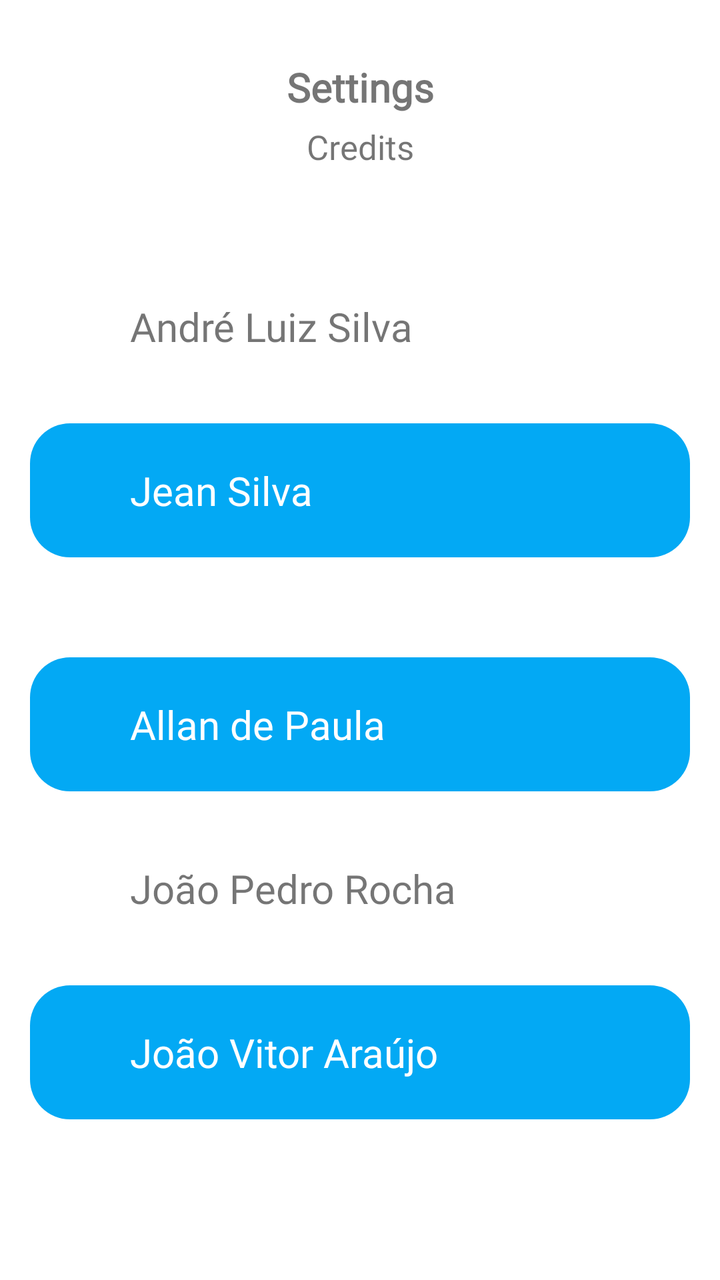
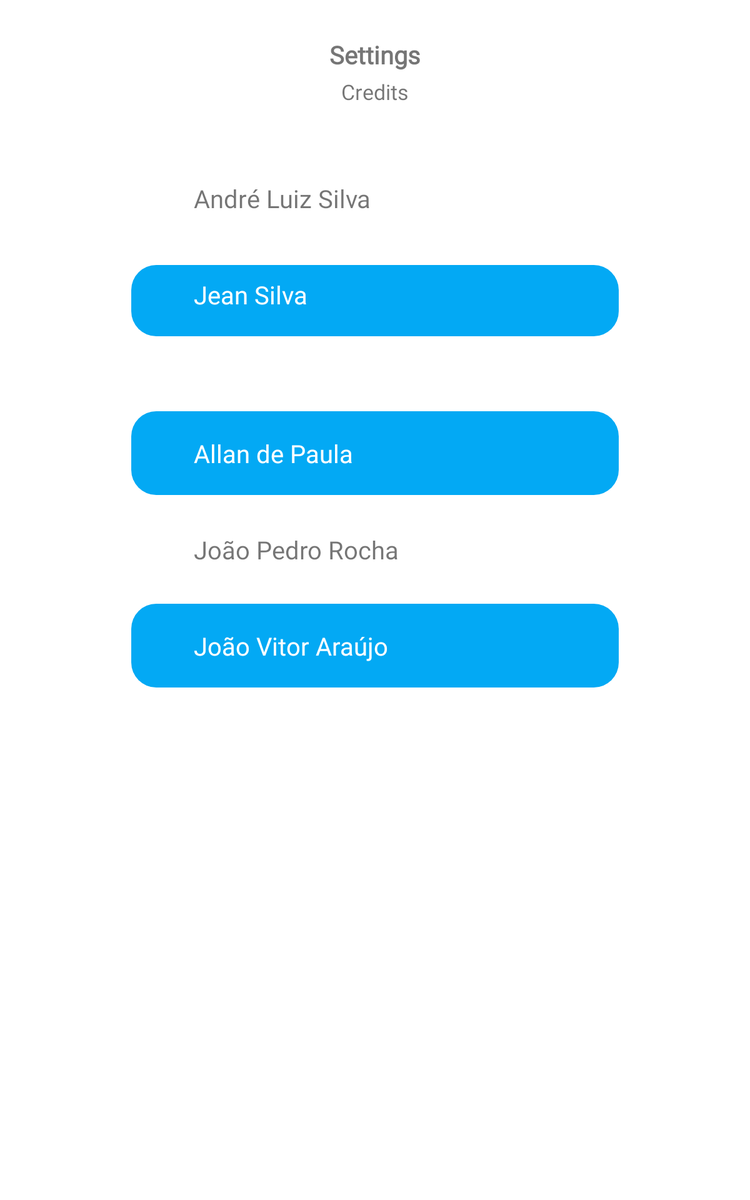

An Android layout and its configuration variant, each rendered on a device that would load it. The default file and the variant file are quoted in full after the pictures.
<!-- AndroidManifest.xml: application theme AppTheme -->
<!-- res/layout/activity_settings_credits.xml -->
<?xml version="1.0" encoding="utf-8"?>
<androidx.constraintlayout.widget.ConstraintLayout xmlns:android="http://schemas.android.com/apk/res/android"
    xmlns:app="http://schemas.android.com/apk/res-auto"
    xmlns:tools="http://schemas.android.com/tools"
    android:layout_width="match_parent"
    android:layout_height="match_parent"
    android:background="@color/background"
    tools:context=".SettingsActivity"
    tools:ignore="HardcodedText">
    
    <androidx.constraintlayout.widget.ConstraintLayout
        android:id="@+id/activity_title_layout"
        android:layout_width="wrap_content"
        android:layout_height="wrap_content"
        android:padding="30dp"
        app:layout_constraintTop_toTopOf="parent"
        app:layout_constraintStart_toStartOf="parent"
        app:layout_constraintEnd_toEndOf="parent">
        
        <TextView
            android:id="@+id/activity_title"
            android:layout_width="wrap_content"
            android:layout_height="wrap_content"
            android:text="@string/settings"
            android:textStyle="bold"
            android:textSize="20sp"
            app:layout_constraintTop_toTopOf="parent"
            app:layout_constraintStart_toStartOf="parent"
            app:layout_constraintEnd_toEndOf="parent" />
        
        <TextView
            android:id="@+id/activity_subtitle"
            android:layout_width="wrap_content"
            android:layout_height="wrap_content"
            android:layout_marginTop="5dp"
            android:text="@string/credits"
            android:textSize="17sp"
            android:visibility="visible"
            app:layout_constraintTop_toBottomOf="@+id/activity_title"
            app:layout_constraintStart_toStartOf="parent"
            app:layout_constraintEnd_toEndOf="parent" />
    
    </androidx.constraintlayout.widget.ConstraintLayout>
    
    <androidx.constraintlayout.widget.ConstraintLayout
        android:layout_width="wrap_content"
        android:layout_height="wrap_content"
        android:layout_marginTop="15dp"
        app:layout_constraintTop_toBottomOf="@+id/activity_title_layout"
        app:layout_constraintStart_toStartOf="parent"
        app:layout_constraintEnd_toEndOf="parent">
    
        <androidx.constraintlayout.widget.ConstraintLayout
            android:id="@+id/credit_andre_luiz_silva"
            android:layout_width="330dp"
            android:layout_height="wrap_content"
            android:paddingTop="20dp"
            android:paddingStart="50dp"
            android:paddingEnd="50dp"
            android:paddingBottom="20dp"
            android:background="@drawable/setting"
            app:layout_constraintTop_toTopOf="parent"
            app:layout_constraintStart_toStartOf="parent"
            app:layout_constraintEnd_toEndOf="parent">
        
            <TextView
                android:layout_width="wrap_content"
                android:layout_height="wrap_content"
                android:text="André Luiz Silva"
                android:textSize="20sp"
                app:layout_constraintTop_toTopOf="parent"
                app:layout_constraintStart_toStartOf="parent"
                app:layout_constraintBottom_toBottomOf="parent" />
    
        </androidx.constraintlayout.widget.ConstraintLayout>
    
        <androidx.constraintlayout.widget.ConstraintLayout
            android:id="@+id/credit_jean_silva"
            android:layout_width="330dp"
            android:layout_height="wrap_content"
            android:layout_marginTop="15dp"
            android:paddingTop="20dp"
            android:paddingStart="50dp"
            android:paddingEnd="50dp"
            android:paddingBottom="20dp"
            android:background="@drawable/setting_link"
            app:layout_constraintTop_toBottomOf="@+id/credit_andre_luiz_silva"
            app:layout_constraintStart_toStartOf="parent"
            app:layout_constraintEnd_toEndOf="parent">
        
            <TextView
                android:layout_width="wrap_content"
                android:layout_height="wrap_content"
                android:text="Jean Silva"
                android:textColor="@android:color/white"
                android:textSize="20sp"
                app:layout_constraintTop_toTopOf="parent"
                app:layout_constraintStart_toStartOf="parent"
                app:layout_constraintBottom_toBottomOf="parent" />
    
        </androidx.constraintlayout.widget.ConstraintLayout>
    
        <androidx.constraintlayout.widget.ConstraintLayout
            android:id="@+id/credit_allan_de_paula"
            android:layout_width="330dp"
            android:layout_height="wrap_content"
            android:layout_marginTop="50dp"
            android:paddingTop="20dp"
            android:paddingStart="50dp"
            android:paddingEnd="50dp"
            android:paddingBottom="20dp"
            android:background="@drawable/setting_link"
            app:layout_constraintTop_toBottomOf="@+id/credit_jean_silva"
            app:layout_constraintStart_toStartOf="parent"
            app:layout_constraintEnd_toEndOf="parent">
        
            <TextView
                android:layout_width="wrap_content"
                android:layout_height="wrap_content"
                android:text="Allan de Paula"
                android:textColor="@android:color/white"
                android:textSize="20sp"
                app:layout_constraintTop_toTopOf="parent"
                app:layout_constraintStart_toStartOf="parent"
                app:layout_constraintBottom_toBottomOf="parent" />
    
        </androidx.constraintlayout.widget.ConstraintLayout>
    
        <androidx.constraintlayout.widget.ConstraintLayout
            android:id="@+id/credit_joao_pedro_rocha"
            android:layout_width="330dp"
            android:layout_height="wrap_content"
            android:layout_marginTop="15dp"
            android:paddingTop="20dp"
            android:paddingStart="50dp"
            android:paddingEnd="50dp"
            android:paddingBottom="20dp"
            android:background="@drawable/setting"
            app:layout_constraintTop_toBottomOf="@+id/credit_allan_de_paula"
            app:layout_constraintStart_toStartOf="parent"
            app:layout_constraintEnd_toEndOf="parent">
        
            <TextView
                android:layout_width="wrap_content"
                android:layout_height="wrap_content"
                android:text="João Pedro Rocha"
                android:textSize="20sp"
                app:layout_constraintTop_toTopOf="parent"
                app:layout_constraintStart_toStartOf="parent"
                app:layout_constraintBottom_toBottomOf="parent" />
    
        </androidx.constraintlayout.widget.ConstraintLayout>
    
        <androidx.constraintlayout.widget.ConstraintLayout
            android:id="@+id/credit_joao_vitor_araujo"
            android:layout_width="330dp"
            android:layout_height="wrap_content"
            android:layout_marginTop="15dp"
            android:paddingTop="20dp"
            android:paddingStart="50dp"
            android:paddingEnd="50dp"
            android:paddingBottom="20dp"
            android:background="@drawable/setting_link"
            app:layout_constraintTop_toBottomOf="@+id/credit_joao_pedro_rocha"
            app:layout_constraintStart_toStartOf="parent"
            app:layout_constraintEnd_toEndOf="parent">
        
            <TextView
                android:layout_width="wrap_content"
                android:layout_height="wrap_content"
                android:text="João Vitor Araújo"
                android:textColor="@android:color/white"
                android:textSize="20sp"
                app:layout_constraintTop_toTopOf="parent"
                app:layout_constraintStart_toStartOf="parent"
                app:layout_constraintBottom_toBottomOf="parent" />
    
        </androidx.constraintlayout.widget.ConstraintLayout>
        
    </androidx.constraintlayout.widget.ConstraintLayout>

</androidx.constraintlayout.widget.ConstraintLayout>
<!-- resources referenced by this layout -->
<resources>
  <color name="background">@android:color/white</color>
  <!-- drawable setting (drawable) -->
  <?xml version="1.0" encoding="utf-8"?>
  <selector xmlns:android="http://schemas.android.com/apk/res/android">
      
      <item android:state_pressed="false">
          <shape>
              <solid android:color="@color/setting" />
              <corners android:radius="20dp" />
          </shape>
      </item>
      
      <item android:state_pressed="true">
          <shape>
              <solid android:color="@color/setting_pressed" />
              <corners android:radius="20dp" />
          </shape>
      </item>
      
  </selector>
  <!-- drawable setting_link (drawable) -->
  <?xml version="1.0" encoding="utf-8"?>
  <selector xmlns:android="http://schemas.android.com/apk/res/android">
      
      <item android:state_pressed="false">
          <shape>
              <solid android:color="@color/setting_link" />
              <corners android:radius="20dp" />
          </shape>
      </item>
      
      <item android:state_pressed="true">
          <shape>
              <solid android:color="#0272A5" />
              <corners android:radius="20dp" />
          </shape>
      </item>
      
  </selector>
  <string name="credits">Credits</string>
  <string name="settings">Settings</string>
  <style name="AppTheme" parent="Theme.AppCompat.DayNight.NoActionBar">
  
      <item name="colorPrimary">@color/colorPrimary</item>
      <item name="colorPrimaryDark">@color/colorPrimaryDark</item>
      <item name="colorAccent">#2196F3</item>
  
      <item name="android:statusBarColor" tools:targetApi="21">@android:color/black</item>
      <item name="android:navigationBarColor" tools:targetApi="21">@android:color/black</item>
  
      <item name="android:fontFamily">@font/sf_pro_display</item>
      <item name="android:textAllCaps">false</item>
      <item name="android:textColor">?android:attr/textColor</item>
      <item name="android:lineHeight" tools:targetApi="28">22dp</item>
      <item name="android:buttonStyle">?android:attr/borderlessButtonStyle</item>
      <item name="android:scrollbars">none</item>
  
    </style>
  <color name="setting">#F7F7F7</color>
  <color name="setting_pressed">#F0F0F0</color>
  <color name="setting_link">#03A9F4</color>
  <color name="colorPrimary">#008577</color>
  <color name="colorPrimaryDark">#00574B</color>
</resources>
<!-- res/layout-w480dp-large/activity_settings_credits.xml (the repository's variant of the layout above) -->
<!-- drawn on a 7-inch tablet held upright -->
<?xml version="1.0" encoding="utf-8"?>
<android.support.constraint.ConstraintLayout xmlns:android="http://schemas.android.com/apk/res/android"
    xmlns:app="http://schemas.android.com/apk/res-auto"
    xmlns:tools="http://schemas.android.com/tools"
    android:layout_width="match_parent"
    android:layout_height="match_parent"
    android:background="@color/background"
    tools:context=".SettingsActivity"
    tools:ignore="HardcodedText">
    
    <android.support.constraint.ConstraintLayout
        android:id="@+id/activity_title_layout"
        android:layout_width="wrap_content"
        android:layout_height="wrap_content"
        android:padding="30dp"
        app:layout_constraintTop_toTopOf="parent"
        app:layout_constraintStart_toStartOf="parent"
        app:layout_constraintEnd_toEndOf="parent">
        
        <TextView
            android:id="@+id/activity_title"
            android:layout_width="wrap_content"
            android:layout_height="wrap_content"
            android:text="@string/settings"
            android:textStyle="bold"
            android:textSize="20sp"
            app:layout_constraintTop_toTopOf="parent"
            app:layout_constraintStart_toStartOf="parent"
            app:layout_constraintEnd_toEndOf="parent" />
        
        <TextView
            android:id="@+id/activity_subtitle"
            android:layout_width="wrap_content"
            android:layout_height="wrap_content"
            android:layout_marginTop="5dp"
            android:text="@string/credits"
            android:textSize="17sp"
            android:visibility="visible"
            app:layout_constraintTop_toBottomOf="@+id/activity_title"
            app:layout_constraintStart_toStartOf="parent"
            app:layout_constraintEnd_toEndOf="parent" />
    
    </android.support.constraint.ConstraintLayout>
    
    <android.support.constraint.ConstraintLayout
        android:id="@+id/credit_andre_luiz_silva"
        android:layout_width="390dp"
        android:layout_height="wrap_content"
        android:layout_marginTop="10dp"
        android:paddingTop="20dp"
        android:paddingStart="50dp"
        android:paddingEnd="50dp"
        android:paddingBottom="20dp"
        android:background="@drawable/setting"
        app:layout_constraintTop_toBottomOf="@+id/activity_title_layout"
        app:layout_constraintStart_toStartOf="parent"
        app:layout_constraintEnd_toEndOf="parent">
        
        <TextView
            android:layout_width="wrap_content"
            android:layout_height="wrap_content"
            android:text="André Luiz Silva"
            android:textSize="20sp"
            app:layout_constraintTop_toTopOf="parent"
            app:layout_constraintStart_toStartOf="parent"
            app:layout_constraintBottom_toBottomOf="parent" />
    
    </android.support.constraint.ConstraintLayout>
    
    <android.support.constraint.ConstraintLayout
        android:id="@+id/credit_jean_silva"
        android:layout_width="390dp"
        android:layout_height="wrap_content"
        android:layout_marginTop="20dp"
        android:paddingTop="10dp"
        android:paddingStart="50dp"
        android:paddingEnd="50dp"
        android:paddingBottom="20dp"
        android:background="@drawable/setting_link"
        app:layout_constraintTop_toBottomOf="@+id/credit_andre_luiz_silva"
        app:layout_constraintStart_toStartOf="parent"
        app:layout_constraintEnd_toEndOf="parent">
        
        <TextView
            android:layout_width="wrap_content"
            android:layout_height="wrap_content"
            android:text="Jean Silva"
            android:textColor="@android:color/white"
            android:textSize="20sp"
            app:layout_constraintTop_toTopOf="parent"
            app:layout_constraintStart_toStartOf="parent"
            app:layout_constraintBottom_toBottomOf="parent" />
    
    </android.support.constraint.ConstraintLayout>
    
    <android.support.constraint.ConstraintLayout
        android:id="@+id/credit_allan_de_paula"
        android:layout_width="390dp"
        android:layout_height="wrap_content"
        android:layout_marginTop="60dp"
        android:paddingTop="20dp"
        android:paddingStart="50dp"
        android:paddingEnd="50dp"
        android:paddingBottom="20dp"
        android:background="@drawable/setting_link"
        app:layout_constraintTop_toBottomOf="@+id/credit_jean_silva"
        app:layout_constraintStart_toStartOf="parent"
        app:layout_constraintEnd_toEndOf="parent">
        
        <TextView
            android:layout_width="wrap_content"
            android:layout_height="wrap_content"
            android:text="Allan de Paula"
            android:textColor="@android:color/white"
            android:textSize="20sp"
            app:layout_constraintTop_toTopOf="parent"
            app:layout_constraintStart_toStartOf="parent"
            app:layout_constraintBottom_toBottomOf="parent" />
    
    </android.support.constraint.ConstraintLayout>
    
    <android.support.constraint.ConstraintLayout
        android:id="@+id/credit_joao_pedro_rocha"
        android:layout_width="390dp"
        android:layout_height="wrap_content"
        android:layout_marginTop="10dp"
        android:paddingTop="20dp"
        android:paddingStart="50dp"
        android:paddingEnd="50dp"
        android:paddingBottom="20dp"
        android:background="@drawable/setting"
        app:layout_constraintTop_toBottomOf="@+id/credit_allan_de_paula"
        app:layout_constraintStart_toStartOf="parent"
        app:layout_constraintEnd_toEndOf="parent">
        
        <TextView
            android:layout_width="wrap_content"
            android:layout_height="wrap_content"
            android:text="João Pedro Rocha"
            android:textSize="20sp"
            app:layout_constraintTop_toTopOf="parent"
            app:layout_constraintStart_toStartOf="parent"
            app:layout_constraintBottom_toBottomOf="parent" />
    
    </android.support.constraint.ConstraintLayout>
    
    <android.support.constraint.ConstraintLayout
        android:id="@+id/credit_joao_vitor_araujo"
        android:layout_width="390dp"
        android:layout_height="wrap_content"
        android:layout_marginTop="10dp"
        android:paddingTop="20dp"
        android:paddingStart="50dp"
        android:paddingEnd="50dp"
        android:paddingBottom="20dp"
        android:background="@drawable/setting_link"
        app:layout_constraintTop_toBottomOf="@+id/credit_joao_pedro_rocha"
        app:layout_constraintStart_toStartOf="parent"
        app:layout_constraintEnd_toEndOf="parent">
        
        <TextView
            android:layout_width="wrap_content"
            android:layout_height="wrap_content"
            android:text="João Vitor Araújo"
            android:textColor="@android:color/white"
            android:textSize="20sp"
            app:layout_constraintTop_toTopOf="parent"
            app:layout_constraintStart_toStartOf="parent"
            app:layout_constraintBottom_toBottomOf="parent" />
    
    </android.support.constraint.ConstraintLayout>

</android.support.constraint.ConstraintLayout>
